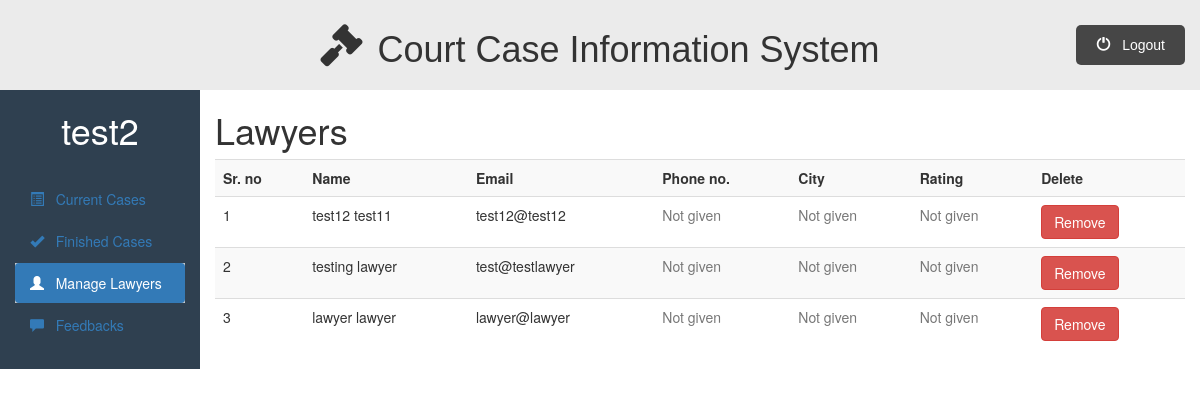
The page /admin_dashboard.php?q=managelawyers (signed in) on the database its author committed.
### tables this page shows
CREATE TABLE `lawyer_login` (
  `lawyer_id` int(11) NOT NULL,
  `lawyer_first_name` varchar(50) NOT NULL,
  `lawyer_last_name` varchar(50) NOT NULL,
  `lawyer_email` varchar(50) NOT NULL,
  `lawyer_password` varchar(200) NOT NULL,
  `lawyer_phone_no` int(11) DEFAULT NULL,
  `lawyer_city` varchar(100) DEFAULT NULL,
  `lawyer_address` varchar(200) DEFAULT NULL,
  `lawyer_rating` int(11) DEFAULT NULL,
  `specialization` varchar(100) DEFAULT NULL,
  `lawyer_image` blob
);

### admin/managelawyers.php (the view, shortened to what this page needs)
<div class="container-fluid">
    <div class="row">
        <div class="col-sm-2">
            <h1>
                <?php echo $_SESSION["admin_name"]; ?>
            </h1>
            <br>
            <ul id="side_menu" class="nav nav-pills nav-stacked">
                <li class="">
                    <a href="admin_dashboard.php">
                        <span class="glyphicon glyphicon-list-alt"></span>
                        &nbsp; Current Cases
                     </a>
                </li>
                <li class="">
                    <a href="admin_dashboard.php?q=finishedcases">
                        <span class="glyphicon glyphicon-ok"></span>
                        &nbsp; Finished Cases
                    </a>
                </li>
                <li class="active">
                    <a href="admin_dashboard.php?q=managelawyers">
                        <span class="glyphicon glyphicon-user"></span>
                        &nbsp; Manage Lawyers
                    </a>
                </li>
                <li class="">
                    <a href="admin_dashboard.php?q=feedbacks">
                        <span class="glyphicon glyphicon-comment"></span>
                        &nbsp; Feedbacks
                    </a>
                </li>
            </ul>
       </div>
       <div class="col-sm-10">
            <h1>Lawyers</h1>
            <div class="table-responsive">
                <table class="table table-striped table-hover">
                    <tr>
                        <th>Sr. no</th>
                        <th>Name</th>
                        <th>Email</th>
                        <th>Phone no.</th>
                        <th>City</th>
                        <th>Rating</th>
                        <th>Delete</th>
                    </tr>
                        <?php
                            require_once("includes/db.php");
                            if ($con) {
                                $x=1;
                                $stmt = $con->prepare("
                                SELECT lawyer_id, lawyer_first_name, lawyer_last_name, lawyer_email,
                                lawyer_phone_no, lawyer_city, lawyer_rating
                                FROM lawyer_login");
                                $stmt->execute();
                                $stmt->store_result();
                                $stmt->bind_result($lawyer_id, $lawyer_first_name, $lawyer_last_name,
                                $lawyer_email, $lawyer_phone, $lawyer_city, $lawyer_rating);
                                while ($stmt->fetch()) {
                                    if(!$lawyer_city)
                                        $lawyer_city="<span class='text-muted'>Not given</span>";
                                    if(!$lawyer_phone)
                                        $lawyer_phone="<span class='text-muted'>Not given</span>";
                                    if(!$lawyer_rating)
                                        $lawyer_rating="<span class='text-muted'>Not given</span>";
                                    echo "
                                    <tr>
                                        <td> {$x} </td>
                                        <td> {$lawyer_first_name} {$lawyer_last_name}</td>
                                        <td> {$lawyer_email} </td>
                                        <td> {$lawyer_phone} </td>
                                        <td> {$lawyer_city} </td>
                                        <td> {$lawyer_rating} </td>
                                        <td>
                                            <a class='btn btn-danger' href='admin_dashboard.php?q=removelawyer&id={$lawyer_id}'>
                                                Remove
                                            </a>
                                        </td>
                                    </tr>
                                    ";
                                    $x++;
                                }
                            }
                            else{
                                echo "Server Prob";
                            }
                        ?>
                </table>
            </div>
       </div>
   </div>
</div>

### public/css/style.css (style rules this page uses)
* { padding: 0%; margin: 0%; box-sizing: border-box; }
html { scroll-behavior: smooth; }
ul { list-style-type: none; }
.active, .accordion:hover { background-color: #ccc; }

### public/css/dashboard.css (style rules this page uses)
.row { background-color: #2f4050; }
.col-sm-10 { background-color: #fff; }
.col-sm-2 h1 { color: #fff; text-align:center; }

### rows shown on the page
lawyer_login: lawyer_first_name "test12", lawyer_last_name "test11", lawyer_email "test12@test12", shows "Not given"
lawyer_login: lawyer_first_name "testing", lawyer_last_name "lawyer", lawyer_email "test@testlawyer", shows "Not given"
lawyer_login: lawyer_first_name "lawyer", lawyer_last_name "lawyer", lawyer_email "lawyer@lawyer", shows "Not given"

### other values the page prints
$_SESSION["admin_name"] "test2"
